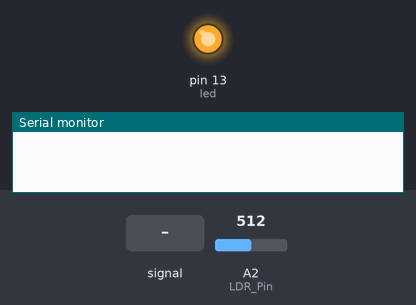
This sketch was run on a simulated Arduino Uno, built with avr-gcc and run on an emulated ATmega328P. On the bench: output pins drawn as LEDs (lit = HIGH), the last lines printed to the serial monitor. Inputs (shaded band) come from the test bench; at power-on: A2 (LDR_Pin) = 512.

Above: at 1.2 s.
1.3 s: A2 (LDR_Pin) fed a 200 Hz sine of ±460 counts around its level
At 2.4 s:
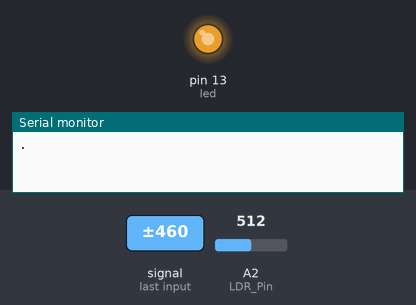
2.8 s: A2 (LDR_Pin) set to 716
At 4.2 s:
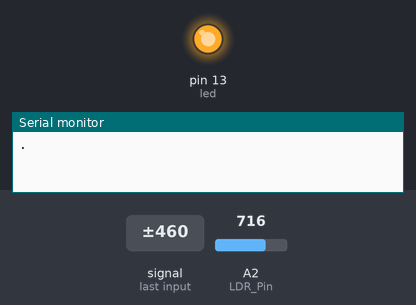
Timing chart, 0 to 5.8 s (numbered marks = the images above; inputs shaded):
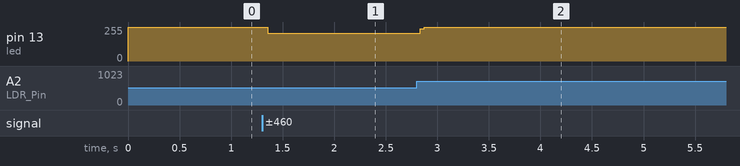

The sketch:

ldrmorsereader.ino
```cpp
int LDR_Pin = A2; //analog pin 0
int led = 13;
//Maximum reading from the LDR with laser on.
int LDR_Maxvalue=125; //debug down below. 1010 led ON ldr.  (if only dots: value to high)
int dot_length=10000; //0,9 sec, debug with counter high below
int dash_length=30000;
int letter_pause=30000;

int ack_lenght=1600; // ack after sending letter/line, 2x blink


void setup(){
  Serial.begin(9600);
  pinMode(led, OUTPUT);
}

int counter_high = 0;
int counter_low = 0;

void loop(){
//   if (( counter_low > 1500) &&( counter_high == 1)) {
//    Serial.println();
//   }


  int LDRReading = analogRead(LDR_Pin);
  //Serial.println(LDRReading);//debug room light

  if (LDRReading >= LDR_Maxvalue){
  counter_high++ ;
   if ( counter_low > 0 ){
 //     Serial.print("Low\t");
//      Serial.print("Low\t");
//     Serial.println(counter_low);
//     Serial.print("Hi\t");
//     Serial.println(counter_high);
 //    Serial.print("\n");
     // Serial.println();
   }
   if ( counter_low >= letter_pause) {

      Serial.println();

  }

     counter_low=0;
     digitalWrite(led, HIGH);


  } else {
//   Serial.print(".");


  counter_low++;
  if ( counter_high > 0 ){
//      Serial.print("High\t");
//   Serial.println(counter_high); // debug timing


     //ack code > implemented in morse library for blink after eachh char now (200ms blink)
    if ( (counter_high <= 3000 ) &&( counter_high >= 1600) ){
    Serial.println();
//    Serial.println();

  }


  }

  if ( (counter_high <= letter_pause ) &&( counter_high >=dot_length) ){
//      Serial.print(counter_high);
    Serial.print(".");

  }
  if ( counter_high > letter_pause ){
 //         Serial.print(counter_high);
        Serial.print("_");
  }

      counter_high=0;
      digitalWrite(led, LOW);

  }


//delay(.1); //wait seemsto help... not needed tho?

}
```

Measured:
- after the input at 1.3 s, pin 13 (led): 255/255 → 208/255 after 0.05 s
- after the input at 2.8 s, pin 13 (led): 208/255 → 255/255 at once
